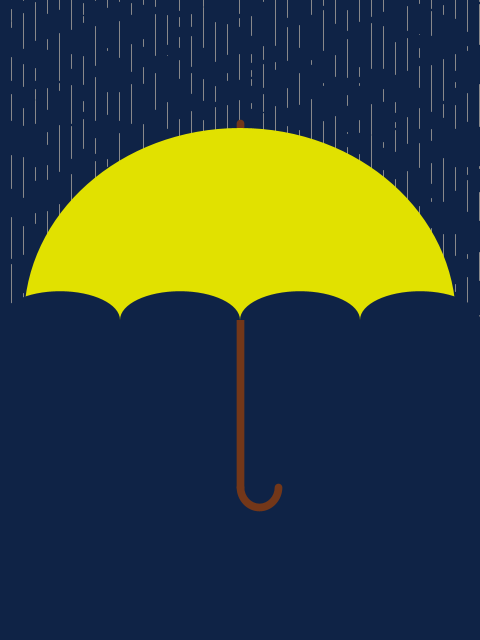
Frame 1 (no input)
Frame 2 (the mouse pressed at the canvas centre, redrawn once): identical to frame 1, image omitted

The Processing sketch that drew this single still picture (run headless with seeded random() and noise(); the mouse was pressed at the canvas centre and the sketch redrawn once):

// Processing sketch: singin__in_the_rain
// ── singin__in_the_rain.pde
// Manuale di Programmazione Cinematografica
// Daniele Olmisani, 2020

// Singin' the Rain (1952)


final color PAPER = color(15, 35, 70);
final color INK1 = color(225, 225, 0);
final color INK2 = color(115, 55, 25);
final color INK3 = color(140);


void setup() {
  size(480, 640);
  noLoop();
}


void draw() {
  
  final float S =  min(width, height);
  final float U = 0.002;
  
  background(PAPER);
    
  translate(0.5*width, 0.5*height);
  scale(S, -S);

  randomSeed(0);

  stroke(INK3);
  strokeWeight(U);
  for (float w=-1.0; w<1.0; w+=(2.0/80)) {
    float a, b = 0.0;
    while (b < 0.8) {
      a = b + random(0.1);
      b = a + random(0.1);
      line(w, a, w, b);
    }
  }

  stroke(INK2);
  strokeWeight(8*U);
  line(0.00, 0.41, 0.00, -0.35);

  noStroke();  
  fill(INK1);
  arc(0.00, 0.00, 0.90, 0.80, 0.00, PI);
  
  fill(PAPER);
  for (int i=0; i<4; i++) {
    arc(-0.375+i*0.25, 0, 0.25, 0.12, 0.00, PI);
  }
  
  noFill();
  stroke(INK2);
  strokeWeight(8*U);
  arc(0.040, -0.35, 0.080, 0.080, PI, TWO_PI);
 
  save("singin__in_the_rain.png");
}
